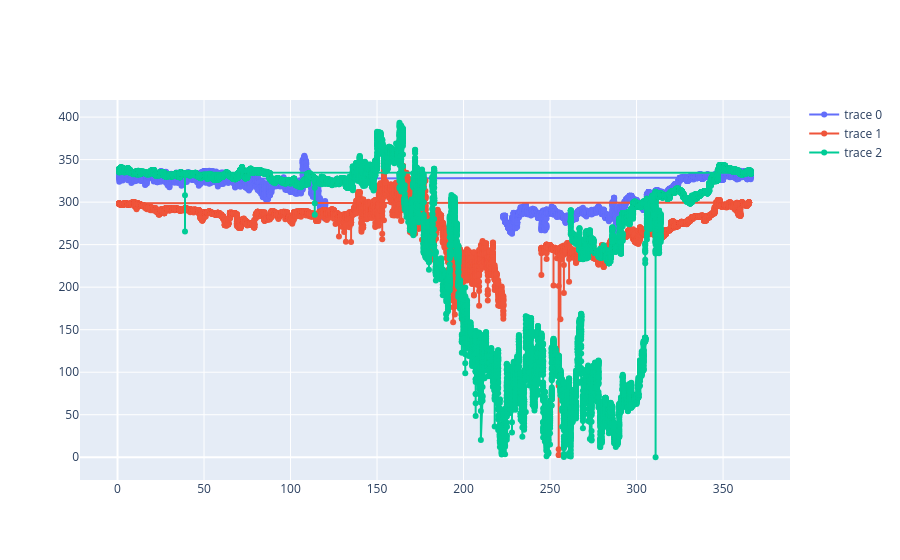

The notebook cell this image was saved under:
### Code cell
line = go.Scatter(x=ts3.index.dayofyear,
                  y=ts3['oxygen_concentration'].values,
                  mode='markers+lines',)
fig.add_trace(line)

### Figure 1 — Plotly figure (JSON) as saved in the notebook; plotly's stock layout.template omitted (floating-point values rounded to 4 significant figures; data arrays with more than 128 entries replaced by an {"elided": "..."} marker saying what was removed)
{"data": [{"mode": "markers+lines", "type": "scatter", "x": {"elided": "9385 int values"}, "y": {"elided": "9385 float values"}}, {"mode": "markers+lines", "type": "scatter", "x": {"elided": "8243 int values"}, "y": {"elided": "8243 float values"}}, {"mode": "markers+lines", "type": "scatter", "x": {"elided": "20081 int values"}, "y": {"elided": "20081 float values"}}], "layout": {}}
